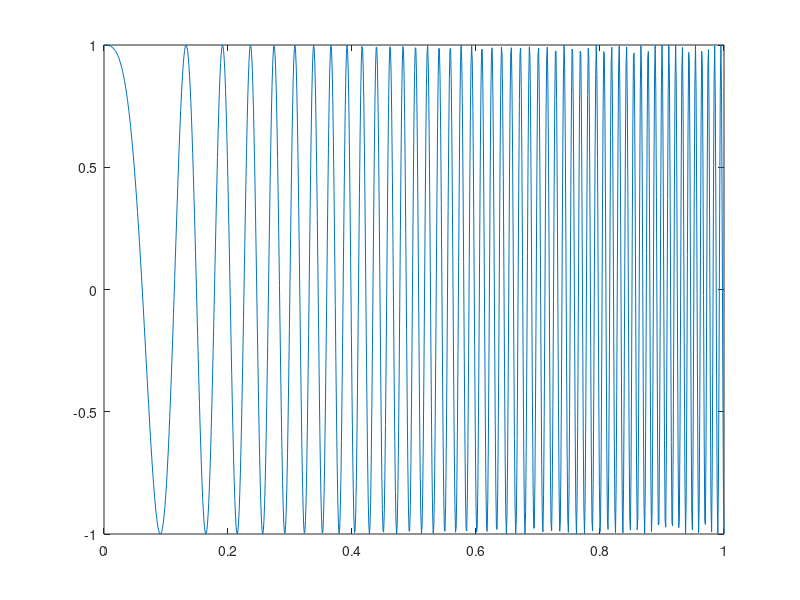
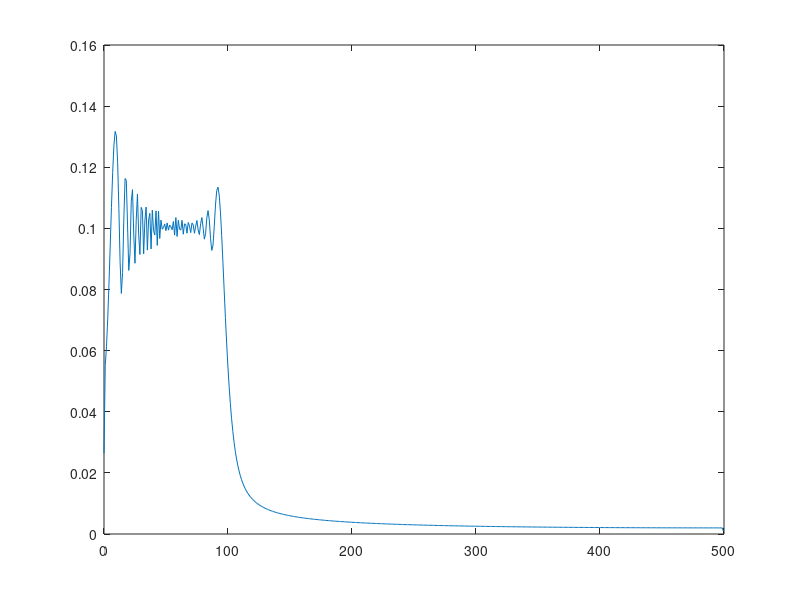

Here is the MATLAB script that generated these plots, in order: (Note: this script raises an error after producing the figures.)
clear;
close all;
clc;

Fs = 10^3;
T = 1/Fs;
t = 0:T:1;
f0 = 1;
f1 = 100;
% t1 = t(floor(length(t)/2));
t1 = 1;
x = chirp(t, f0, t1, f1);

% t2 = (1+T):T:2;
% x2 = chirp(t2, f1, 2, 1);
% t = [t t2];
% x = [x x2];

L = length(t);

figure;
plot(t, x);

Y = fft(x);
p2 = abs(Y/L);
p1 = p2(1:L/2+1);
p1(2:end-1) = 2*p1(2:end-1);

f = Fs*(0:(L/2))/L;
figure;
plot(f, p1);


outputs = fft_window(x, 128, f);

% Find dominant frequencies
f = Fs*(0:(L/2))/L;
max_freqs = [];
for output=outputs
    [~, I] = max(output);
    max_freqs(end+1) = f(I);
end


